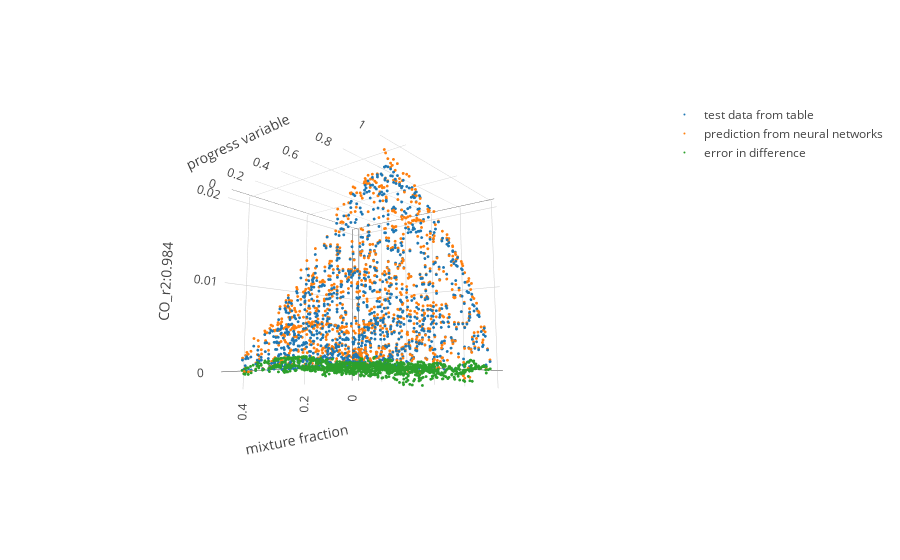

Notebook code cell kept with this figure:
### Markdown cell above
## interactive plot

### Code cell
#@title Default title text
# species = np.random.choice(labels)
species = 'CO' #@param {type:"string"}
z_level = 8 #@param {type:"integer"}

# configure_plotly_browser_state()
# init_notebook_mode(connected=False)

from sklearn.metrics import r2_score


df_t=df_test[df_test['zeta']==zeta_level[z_level]].sample(frac=1)
# df_p=df_pred.loc[df_pred['zeta']==zeta_level[1]].sample(frac=0.1)
df_p=df_pred.loc[df_t.index]
error=df_p[species]-df_t[species]
r2=round(r2_score(df_p[species],df_t[species]),4)

print(species,'r2:',r2,'max:',df_t[species].max())

fig_db = {
    'data': [       
        {'name':'test data from table',
         'x': df_t['f'],
         'y': df_t['pv'],
         'z': df_t[species],
         'type':'scatter3d', 
        'mode': 'markers',
          'marker':{
              'size':1
          }
        },
        {'name':'prediction from neural networks',
         'x': df_p['f'],
         'y': df_p['pv'],
         'z': df_p[species],
         'type':'scatter3d', 
        'mode': 'markers',
          'marker':{
              'size':1
          },
        },
        {'name':'error in difference',
         'x': df_p['f'],
         'y': df_p['pv'],
         'z': error,
         'type':'scatter3d', 
         'mode': 'markers',
          'marker':{
              'size':1
          },
         }       
    ],
    'layout': {
        'scene':{
            'xaxis': {'title':'mixture fraction'},
            'yaxis': {'title':'progress variable'},
            'zaxis': {'title': species+'_r2:'+str(r2)}
                 }
    }
}
# iplot(fig_db, filename='multiple-scatter')
iplot(fig_db)

### Figure 1 — Plotly figure (JSON) as saved in the notebook; plotly's stock layout.template omitted (floating-point values rounded to 4 significant figures; data arrays with more than 128 entries replaced by an {"elided": "..."} marker saying what was removed)
{"data": [{"marker": {"size": 1}, "mode": "markers", "name": "test data from table", "type": "scatter3d", "uid": "37972005-0bd1-43fe-b7e4-9e53af486fa6", "x": {"elided": "1137 float values"}, "y": {"elided": "1137 float values"}, "z": {"elided": "1137 float values"}}, {"marker": {"size": 1}, "mode": "markers", "name": "prediction from neural networks", "type": "scatter3d", "uid": "98bfcac5-7a8e-4f9c-b530-5915379fbe49", "x": {"elided": "1137 float values"}, "y": {"elided": "1137 float values"}, "z": {"elided": "1137 float values"}}, {"marker": {"size": 1}, "mode": "markers", "name": "error in difference", "type": "scatter3d", "uid": "ac9505db-ff09-408d-9e24-b6245b58e0e1", "x": {"elided": "1137 float values"}, "y": {"elided": "1137 float values"}, "z": {"elided": "1137 float values"}}], "layout": {"autosize": true, "scene": {"aspectmode": "auto", "aspectratio": {"x": 1, "y": 1, "z": 1}, "camera": {"center": {"x": 0, "y": 0, "z": 0}, "eye": {"x": 1.807, "y": 1.463, "z": -0.3041}, "up": {"x": 0, "y": 0, "z": 1}}, "xaxis": {"title": {"text": "mixture fraction"}, "type": "linear"}, "yaxis": {"title": {"text": "progress variable"}, "type": "linear"}, "zaxis": {"title": {"text": "CO_r2:0.984"}, "type": "linear"}}}}
